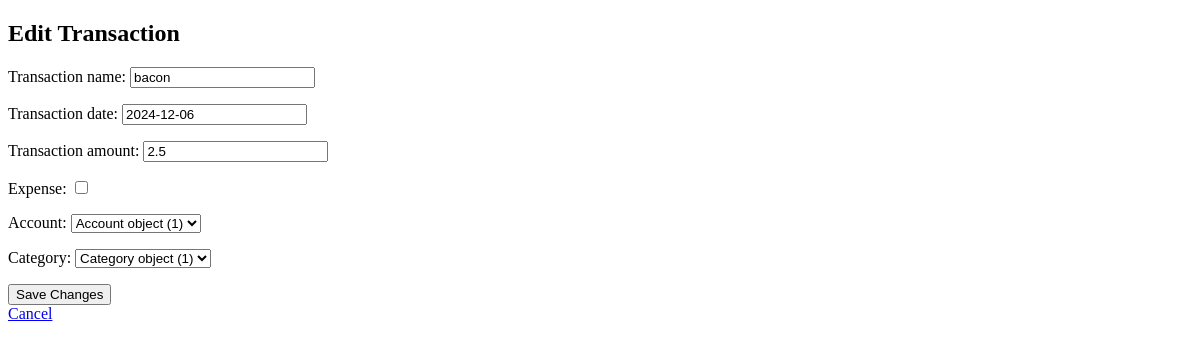
The app's page /edit/1/, older data.
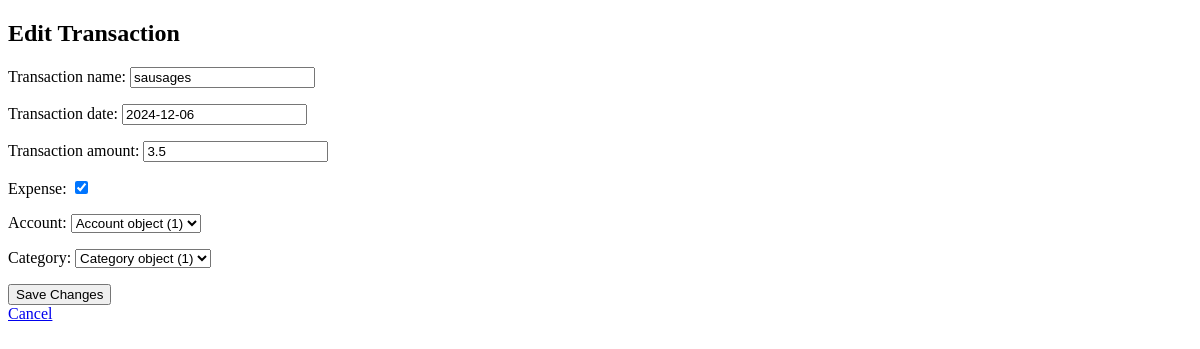
The same page, newer data.
### transactions/models.py (models this page shows, shortened)
class Transaction(models.Model):
    transaction_id = models.AutoField(primary_key=True)
    transaction_name = models.CharField(max_length=255)
    transaction_date = models.DateField()
    transaction_amount = models.FloatField()
    expense = models.BooleanField()
    account = models.ForeignKey('Account', on_delete=models.CASCADE)
    category = models.ForeignKey('Category', on_delete=models.CASCADE)

### transactions/views.py (the view)
# urls.py: path('edit/<int:transaction_id>/', edit_transaction, name='edit_transaction'),
def edit_transaction(request, transaction_id):
    transaction = get_object_or_404(Transaction, pk=transaction_id)
    if request.method == 'POST':
        form = TransactionForm(request.POST, instance=transaction)
        if form.is_valid():
            form.save()
            transactions = Transaction.objects.all()
            return redirect('transactions')
    else:
        form = TransactionForm(instance=transaction)
    return render(request, 'transactions/transaction_edit.html', { 'form': form})

### transactions/forms.py
class TransactionForm(forms.ModelForm):
    class Meta:
        model = Transaction
        fields = ('transaction_name', 'transaction_date', 'transaction_amount',
            'expense', 'account', 'category',)

### transactions/templates/transactions/transaction_edit.html (shortened to what this page needs)
<!DOCTYPE html>
<html>
<head>
</head>
<body>
    <h2>Edit Transaction</h2>
    <form method="post">
        {{ form.as_p }}
        <button type="submit">Save Changes</button>
    </form>
    <a href="{% url 'transactions_list' %}">Cancel</a>
</body>
</html>

Row changes from the older to the newer data that the page shows:
changed Transaction: transaction_name "bacon" → "sausages"; transaction_amount "2.5" → "3.5"; expense "☐" → "☑"
